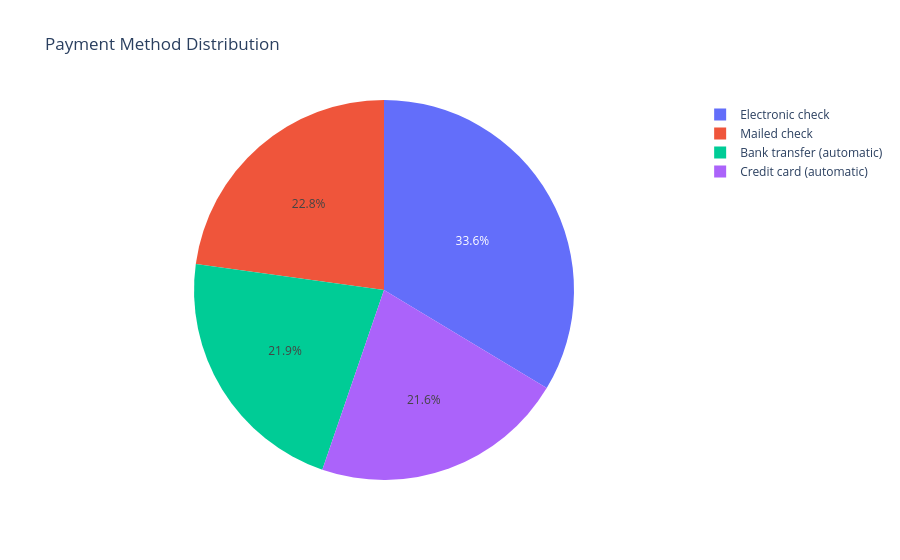

The code cell stored with this chart in its notebook:
### Code cell
px.pie(df, names='PaymentMethod', title='Payment Method Distribution').show()

### Figure 1 — Plotly figure (JSON) as saved in the notebook; plotly's stock layout.template omitted (floating-point values rounded to 4 significant figures; data arrays with more than 128 entries replaced by an {"elided": "..."} marker saying what was removed)
{"data": [{"domain": {"x": [0, 1], "y": [0, 1]}, "hovertemplate": "PaymentMethod=%{label}<extra></extra>", "labels": {"elided": "7032 str values"}, "legendgroup": "", "name": "", "showlegend": true, "type": "pie"}], "layout": {"legend": {"tracegroupgap": 0}, "title": {"text": "Payment Method Distribution"}}}
